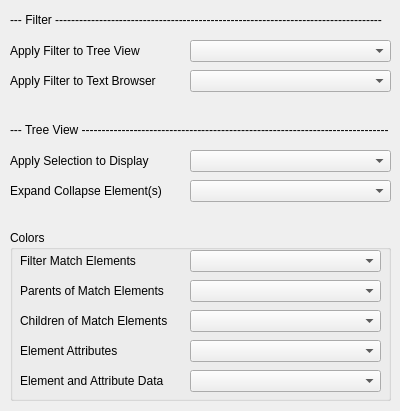
<?xml version="1.0" encoding="UTF-8"?>
<ui version="4.0">
 <class>Dialog</class>
 <widget class="QDialog" name="Dialog">
  <property name="geometry">
   <rect>
    <x>0</x>
    <y>0</y>
    <width>400</width>
    <height>411</height>
   </rect>
  </property>
  <property name="windowTitle">
   <string>Dialog</string>
  </property>
  <widget class="QLabel" name="label_8">
   <property name="geometry">
    <rect>
     <x>10</x>
     <y>40</y>
     <width>181</width>
     <height>21</height>
    </rect>
   </property>
   <property name="text">
    <string>Apply Filter to Tree View</string>
   </property>
  </widget>
  <widget class="QComboBox" name="comboBox_6">
   <property name="geometry">
    <rect>
     <x>190</x>
     <y>40</y>
     <width>201</width>
     <height>22</height>
    </rect>
   </property>
  </widget>
  <widget class="QLabel" name="label_9">
   <property name="geometry">
    <rect>
     <x>10</x>
     <y>70</y>
     <width>181</width>
     <height>21</height>
    </rect>
   </property>
   <property name="text">
    <string>Apply Filter to Text Browser</string>
   </property>
  </widget>
  <widget class="QComboBox" name="comboBox_7">
   <property name="geometry">
    <rect>
     <x>190</x>
     <y>70</y>
     <width>201</width>
     <height>22</height>
    </rect>
   </property>
  </widget>
  <widget class="QComboBox" name="comboBox_8">
   <property name="geometry">
    <rect>
     <x>190</x>
     <y>180</y>
     <width>201</width>
     <height>22</height>
    </rect>
   </property>
  </widget>
  <widget class="QLabel" name="label_10">
   <property name="geometry">
    <rect>
     <x>10</x>
     <y>150</y>
     <width>181</width>
     <height>21</height>
    </rect>
   </property>
   <property name="text">
    <string>Apply Selection to Display</string>
   </property>
  </widget>
  <widget class="QComboBox" name="comboBox_9">
   <property name="geometry">
    <rect>
     <x>190</x>
     <y>150</y>
     <width>201</width>
     <height>22</height>
    </rect>
   </property>
  </widget>
  <widget class="QLabel" name="label_12">
   <property name="geometry">
    <rect>
     <x>10</x>
     <y>180</y>
     <width>181</width>
     <height>21</height>
    </rect>
   </property>
   <property name="text">
    <string>Expand Collapse Element(s)</string>
   </property>
  </widget>
  <widget class="QLabel" name="label_7">
   <property name="geometry">
    <rect>
     <x>10</x>
     <y>120</y>
     <width>381</width>
     <height>20</height>
    </rect>
   </property>
   <property name="text">
    <string>--- Tree View -----------------------------------------------------------------------------</string>
   </property>
   <property name="alignment">
    <set>Qt::AlignLeading|Qt::AlignLeft|Qt::AlignVCenter</set>
   </property>
  </widget>
  <widget class="QLabel" name="label_11">
   <property name="geometry">
    <rect>
     <x>10</x>
     <y>10</y>
     <width>381</width>
     <height>20</height>
    </rect>
   </property>
   <property name="text">
    <string>--- Filter ----------------------------------------------------------------------------------</string>
   </property>
   <property name="alignment">
    <set>Qt::AlignLeading|Qt::AlignLeft|Qt::AlignVCenter</set>
   </property>
  </widget>
  <widget class="QGroupBox" name="groupBox">
   <property name="geometry">
    <rect>
     <x>10</x>
     <y>230</y>
     <width>381</width>
     <height>171</height>
    </rect>
   </property>
   <property name="title">
    <string>Colors</string>
   </property>
   <widget class="QComboBox" name="comboBox_2">
    <property name="geometry">
     <rect>
      <x>180</x>
      <y>50</y>
      <width>191</width>
      <height>22</height>
     </rect>
    </property>
   </widget>
   <widget class="QComboBox" name="comboBox_3">
    <property name="geometry">
     <rect>
      <x>180</x>
      <y>80</y>
      <width>191</width>
      <height>22</height>
     </rect>
    </property>
   </widget>
   <widget class="QLabel" name="label">
    <property name="geometry">
     <rect>
      <x>10</x>
      <y>20</y>
      <width>181</width>
      <height>21</height>
     </rect>
    </property>
    <property name="text">
     <string>Filter Match Elements</string>
    </property>
   </widget>
   <widget class="QLabel" name="label_3">
    <property name="geometry">
     <rect>
      <x>10</x>
      <y>80</y>
      <width>181</width>
      <height>21</height>
     </rect>
    </property>
    <property name="text">
     <string>Children of Match Elements</string>
    </property>
   </widget>
   <widget class="QComboBox" name="comboBox">
    <property name="geometry">
     <rect>
      <x>180</x>
      <y>20</y>
      <width>191</width>
      <height>22</height>
     </rect>
    </property>
   </widget>
   <widget class="QComboBox" name="comboBox_5">
    <property name="geometry">
     <rect>
      <x>180</x>
      <y>140</y>
      <width>191</width>
      <height>22</height>
     </rect>
    </property>
   </widget>
   <widget class="QComboBox" name="comboBox_4">
    <property name="geometry">
     <rect>
      <x>180</x>
      <y>110</y>
      <width>191</width>
      <height>22</height>
     </rect>
    </property>
   </widget>
   <widget class="QLabel" name="label_5">
    <property name="geometry">
     <rect>
      <x>10</x>
      <y>110</y>
      <width>181</width>
      <height>21</height>
     </rect>
    </property>
    <property name="text">
     <string>Element Attributes</string>
    </property>
   </widget>
   <widget class="QLabel" name="label_4">
    <property name="geometry">
     <rect>
      <x>10</x>
      <y>140</y>
      <width>181</width>
      <height>21</height>
     </rect>
    </property>
    <property name="text">
     <string>Element and Attribute Data</string>
    </property>
   </widget>
   <widget class="QLabel" name="label_2">
    <property name="geometry">
     <rect>
      <x>10</x>
      <y>50</y>
      <width>181</width>
      <height>21</height>
     </rect>
    </property>
    <property name="text">
     <string>Parents of Match Elements</string>
    </property>
   </widget>
   <zorder>comboBox_2</zorder>
   <zorder>label</zorder>
   <zorder>comboBox_3</zorder>
   <zorder>label_3</zorder>
   <zorder>comboBox</zorder>
   <zorder>comboBox_5</zorder>
   <zorder>comboBox_4</zorder>
   <zorder>label_5</zorder>
   <zorder>label_4</zorder>
   <zorder>label_2</zorder>
   <zorder>comboBox_2</zorder>
   <zorder>comboBox_3</zorder>
   <zorder>label</zorder>
   <zorder>label_3</zorder>
   <zorder>comboBox</zorder>
   <zorder>comboBox_5</zorder>
   <zorder>comboBox_4</zorder>
   <zorder>label_5</zorder>
   <zorder>label_4</zorder>
   <zorder>label_2</zorder>
  </widget>
 </widget>
 <resources/>
 <connections/>
</ui>
